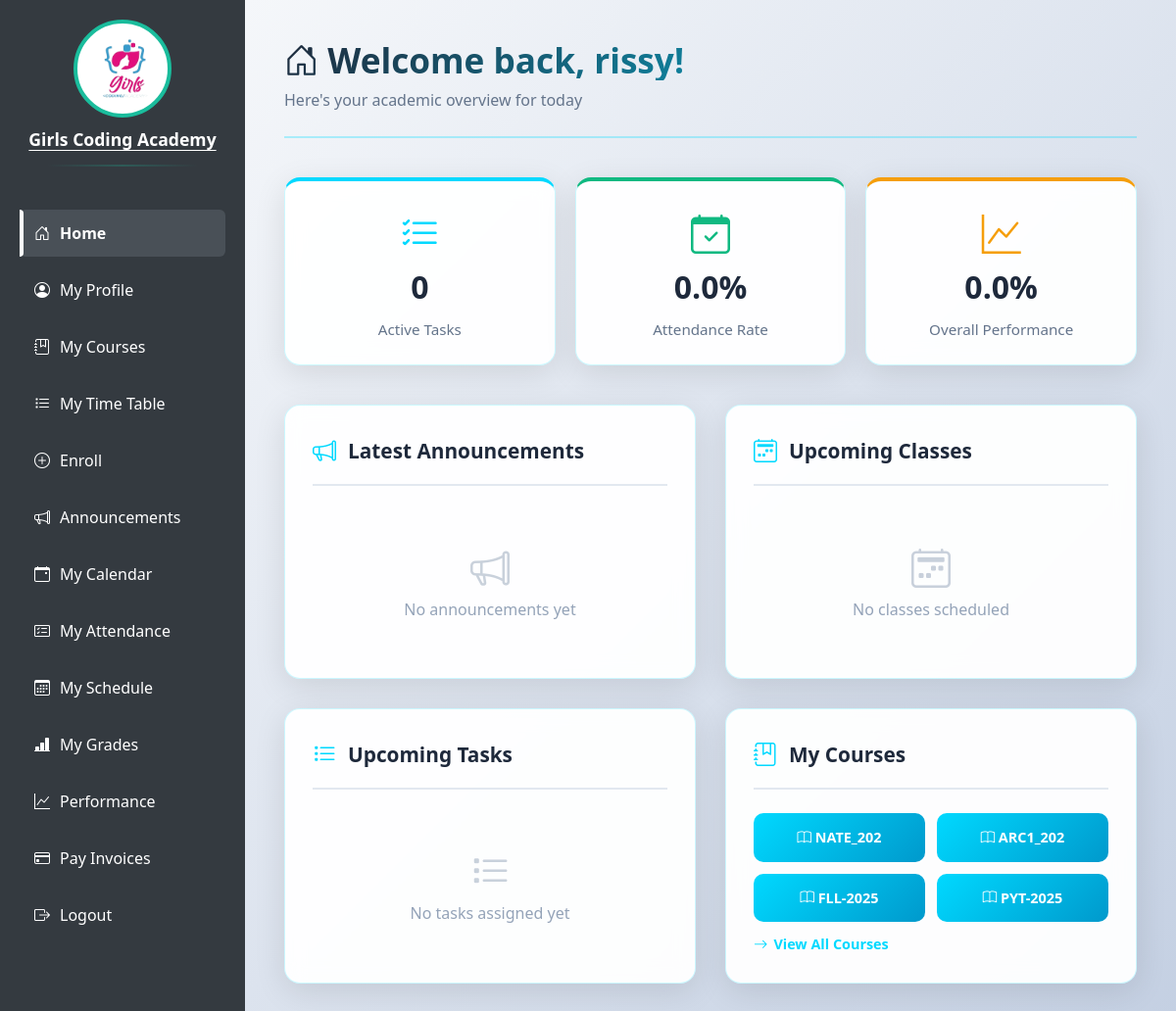
The page /student.php (signed in) on the database as committed earlier.
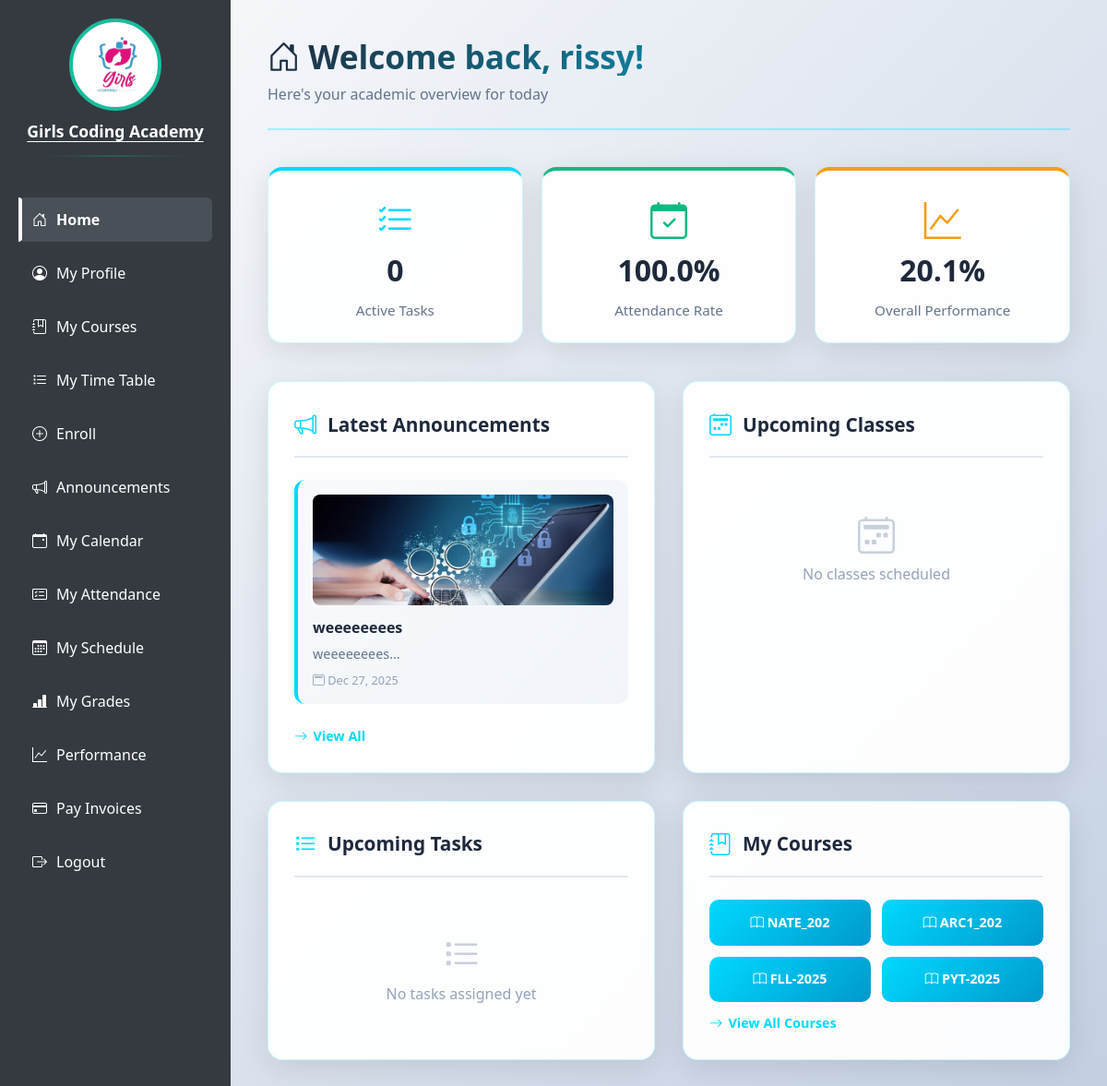
The same page on the database as committed later.
### tables this page shows
CREATE TABLE `batches` (
  `batch_id` int(11) NOT NULL AUTO_INCREMENT,
  `batch_code` varchar(50) NOT NULL,
  `course_id` int(11) NOT NULL,
  `start_date` date DEFAULT NULL,
  `end_date` date DEFAULT NULL,
  `status` enum('active','completed','inactive') DEFAULT 'active',
  `deleted_at` datetime DEFAULT NULL,
  PRIMARY KEY (`batch_id`),
  UNIQUE KEY `batch_code` (`batch_code`),
  KEY `course_id` (`course_id`),
  CONSTRAINT `batches_ibfk_1` FOREIGN KEY (`course_id`) REFERENCES `courses` (`course_id`)
);

CREATE TABLE `admin_announcements` (
  `announcement_id` int(11) NOT NULL AUTO_INCREMENT,
  `message` text NOT NULL,
  `file_path` varchar(255) DEFAULT NULL,
  `picture_path` varchar(255) DEFAULT NULL,
  `recipients` varchar(255) NOT NULL,
  `created_at` timestamp NOT NULL DEFAULT current_timestamp(),
  `updated_at` timestamp NOT NULL DEFAULT current_timestamp() ON UPDATE current_timestamp(),
  PRIMARY KEY (`announcement_id`)
);

### student.php (the view, shortened to what the changed rows need)
<?php
include("db.php");
$user_id = $_SESSION['user_id'];
$stmt_student = $conn->prepare("
    SELECT s.student_id, s.photo, u.username, u.email, u.role
    FROM students s
    JOIN users u ON s.user_id = u.user_id
    WHERE s.user_id = ?
");
$stmt_student->bind_param("i", $user_id);
$stmt_student->execute();
$result_student = $stmt_student->get_result();
$studentInfo = $result_student->fetch_assoc();
$student_id = $studentInfo['student_id'];
$res = $conn->prepare("SELECT
    (SUM(CASE WHEN status = 'Present' THEN 1 ELSE 0 END) / COUNT(*)) * 100 AS attendance_pct
    FROM attendance WHERE student_id = ?");
$res->bind_param("i", $student_id);
$res->execute();
$attendance = number_format($res->get_result()->fetch_assoc()['attendance_pct'] ?? 0, 1);
$res = $conn->prepare("SELECT
    AVG((COALESCE(test_1,0)+COALESCE(test_2,0)+COALESCE(test_3,0)+COALESCE(test_4,0)+
         COALESCE(test_5,0)+COALESCE(test_6,0)+COALESCE(test_7,0)+COALESCE(end_examination,0)) / 800 * 100)
    AS perf FROM internal_grades WHERE student_id = ?");
$res->bind_param("i", $student_id);
$res->execute();
$performance = number_format($res->get_result()->fetch_assoc()['perf'] ?? 0, 1);
$res = $conn->prepare("
    SELECT announcement_id, message, picture_path, recipients, created_at
    FROM admin_announcements
    WHERE recipients IN ('students', 'all')
    ORDER BY created_at DESC
    LIMIT 4
");
$res->execute();
$announcements = $res->get_result()->fetch_all(MYSQLI_ASSOC);
$res = $conn->prepare("
    SELECT DISTINCT b.batch_id, b.batch_code, c.courseName
    FROM course_enrollments ce
    JOIN batches b ON ce.batch_id = b.batch_id
    JOIN courses c ON b.course_id = c.course_id
    WHERE ce.student_id = ?
    LIMIT 4
");
$res->bind_param("i", $student_id);
$res->execute();
$batches = $res->get_result()->fetch_all(MYSQLI_ASSOC);
?>
<!DOCTYPE html>
<html lang="en">
<head>
<link href="https://cdn.jsdelivr.net/npm/bootstrap@5.3.0/dist/css/bootstrap.min.css" rel="stylesheet" />
<link href="https://cdn.jsdelivr.net/npm/bootstrap-icons/font/bootstrap-icons.css" rel="stylesheet" />
</head>
<body>
<div class="container-flex">
    <?php include("student_navigation.php"); ?>
    <main class="content">
        <div class="header">
            <h2><i class="bi bi-house-door"></i> Welcome back, <?= htmlspecialchars($studentInfo['username']) ?>!</h2>
        </div>
        <div class="stats-grid">
            <div class="stat-card stat-attendance">
                <i class="bi bi-calendar-check stat-icon"></i>
                <div class="stat-value"><?= $attendance ?>%</div>
                <div class="stat-label">Attendance Rate</div>
            </div>
            <div class="stat-card stat-performance">
                <i class="bi bi-graph-up stat-icon"></i>
                <div class="stat-value"><?= $performance ?>%</div>
                <div class="stat-label">Overall Performance</div>
            </div>
        </div>
        <div class="dashboard-grid">
            <div class="section-card">
                <?php if (!empty($announcements)): ?>
                    <div>
                        <?php foreach ($announcements as $announce): ?>
                            <div class="announcement-item">
                                <?php if ($announce['picture_path']): ?>
                                    <img src="<?= htmlspecialchars($announce['picture_path']) ?>" alt="Announcement" style="width: 100%; height: 120px; object-fit: cover; border-radius: 8px; margin-bottom: 12px;">
                                <?php endif; ?>
                                <span class="announcement-title"><?= htmlspecialchars(substr($announce['message'], 0, 50)) ?></span>
                                <div class="announcement-text"><?= htmlspecialchars(substr($announce['message'], 0, 80)) ?>...</div>
                                <div class="announcement-date">
                                    <i class="bi bi-calendar2"></i> <?= date('M d, Y', strtotime($announce['created_at'])) ?>
                                </div>
                            </div>
                        <?php endforeach; ?>
                        <a href="student_announcements.php" class="view-all-btn">
                            <i class="bi bi-arrow-right"></i> View All
                        </a>
                    </div>
                <?php else: ?>
                    <div class="empty-state">
                        <i class="bi bi-megaphone"></i>
                        <p>No announcements yet</p>
                    </div>
                <?php endif; ?>
            </div>
            <div class="section-card">
                <?php if (!empty($batches)): ?>
                    <div class="batch-links">
                        <?php foreach ($batches as $batch): ?>
                            <a href="course_dashboard.php?course_id=<?= $batch['batch_id'] ?>&batch_id=<?= $batch['batch_id'] ?>" class="batch-link">
                                <i class="bi bi-book"></i> <?= htmlspecialchars(substr($batch['batch_code'], 0, 8)) ?>
                            </a>
                        <?php endforeach; ?>
                    </div>
                <?php endif; ?>
            </div>
        </div>
    </main>
</div>
</body>
</html>

Rows that differ between the two databases and show on the page:
added admin_announcements: picture_path (picture), message "weeeeeeees", created_at "Dec 27, 2025"
Other text that changed with them:
$attendance: "0.0" → "100.0"
$performance: "0.0" → "20.1"
text no longer shown: "No announcements yet"
text now shown: "View All"
